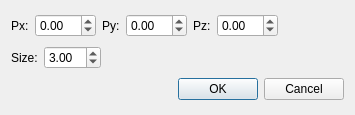
<?xml version="1.0" encoding="UTF-8"?>
<ui version="4.0">
 <class>DialogCube</class>
 <widget class="QDialog" name="DialogCube">
  <property name="geometry">
   <rect>
    <x>0</x>
    <y>0</y>
    <width>355</width>
    <height>115</height>
   </rect>
  </property>
  <property name="windowTitle">
   <string>Dialog</string>
  </property>
  <layout class="QVBoxLayout" name="verticalLayout">
   <item>
    <layout class="QHBoxLayout" name="horizontalLayout">
     <item>
      <widget class="QLabel" name="label_2">
       <property name="text">
        <string>Px:</string>
       </property>
      </widget>
     </item>
     <item>
      <widget class="QDoubleSpinBox" name="doubleSpinBox_X">
       <property name="minimum">
        <double>-99.000000000000000</double>
       </property>
      </widget>
     </item>
     <item>
      <widget class="QLabel" name="label_3">
       <property name="text">
        <string>Py:</string>
       </property>
      </widget>
     </item>
     <item>
      <widget class="QDoubleSpinBox" name="doubleSpinBox_Y">
       <property name="minimum">
        <double>-99.000000000000000</double>
       </property>
      </widget>
     </item>
     <item>
      <widget class="QLabel" name="label_4">
       <property name="text">
        <string>Pz:</string>
       </property>
      </widget>
     </item>
     <item>
      <widget class="QDoubleSpinBox" name="doubleSpinBox_Z">
       <property name="minimum">
        <double>-99.000000000000000</double>
       </property>
      </widget>
     </item>
     <item>
      <spacer name="horizontalSpacer_2">
       <property name="orientation">
        <enum>Qt::Horizontal</enum>
       </property>
       <property name="sizeHint" stdset="0">
        <size>
         <width>40</width>
         <height>20</height>
        </size>
       </property>
      </spacer>
     </item>
    </layout>
   </item>
   <item>
    <layout class="QHBoxLayout" name="horizontalLayout_2">
     <item>
      <widget class="QLabel" name="label">
       <property name="text">
        <string>Size:</string>
       </property>
      </widget>
     </item>
     <item>
      <widget class="QDoubleSpinBox" name="doubleSpinBox_size">
       <property name="minimum">
        <double>1.000000000000000</double>
       </property>
       <property name="value">
        <double>3.000000000000000</double>
       </property>
      </widget>
     </item>
     <item>
      <spacer name="horizontalSpacer">
       <property name="orientation">
        <enum>Qt::Horizontal</enum>
       </property>
       <property name="sizeHint" stdset="0">
        <size>
         <width>40</width>
         <height>20</height>
        </size>
       </property>
      </spacer>
     </item>
    </layout>
   </item>
   <item>
    <widget class="QDialogButtonBox" name="buttonBox">
     <property name="orientation">
      <enum>Qt::Horizontal</enum>
     </property>
     <property name="standardButtons">
      <set>QDialogButtonBox::Cancel|QDialogButtonBox::Ok</set>
     </property>
    </widget>
   </item>
  </layout>
 </widget>
 <resources/>
 <connections>
  <connection>
   <sender>buttonBox</sender>
   <signal>accepted()</signal>
   <receiver>DialogCube</receiver>
   <slot>accept()</slot>
   <hints>
    <hint type="sourcelabel">
     <x>248</x>
     <y>254</y>
    </hint>
    <hint type="destinationlabel">
     <x>157</x>
     <y>274</y>
    </hint>
   </hints>
  </connection>
  <connection>
   <sender>buttonBox</sender>
   <signal>rejected()</signal>
   <receiver>DialogCube</receiver>
   <slot>reject()</slot>
   <hints>
    <hint type="sourcelabel">
     <x>316</x>
     <y>260</y>
    </hint>
    <hint type="destinationlabel">
     <x>286</x>
     <y>274</y>
    </hint>
   </hints>
  </connection>
 </connections>
</ui>
